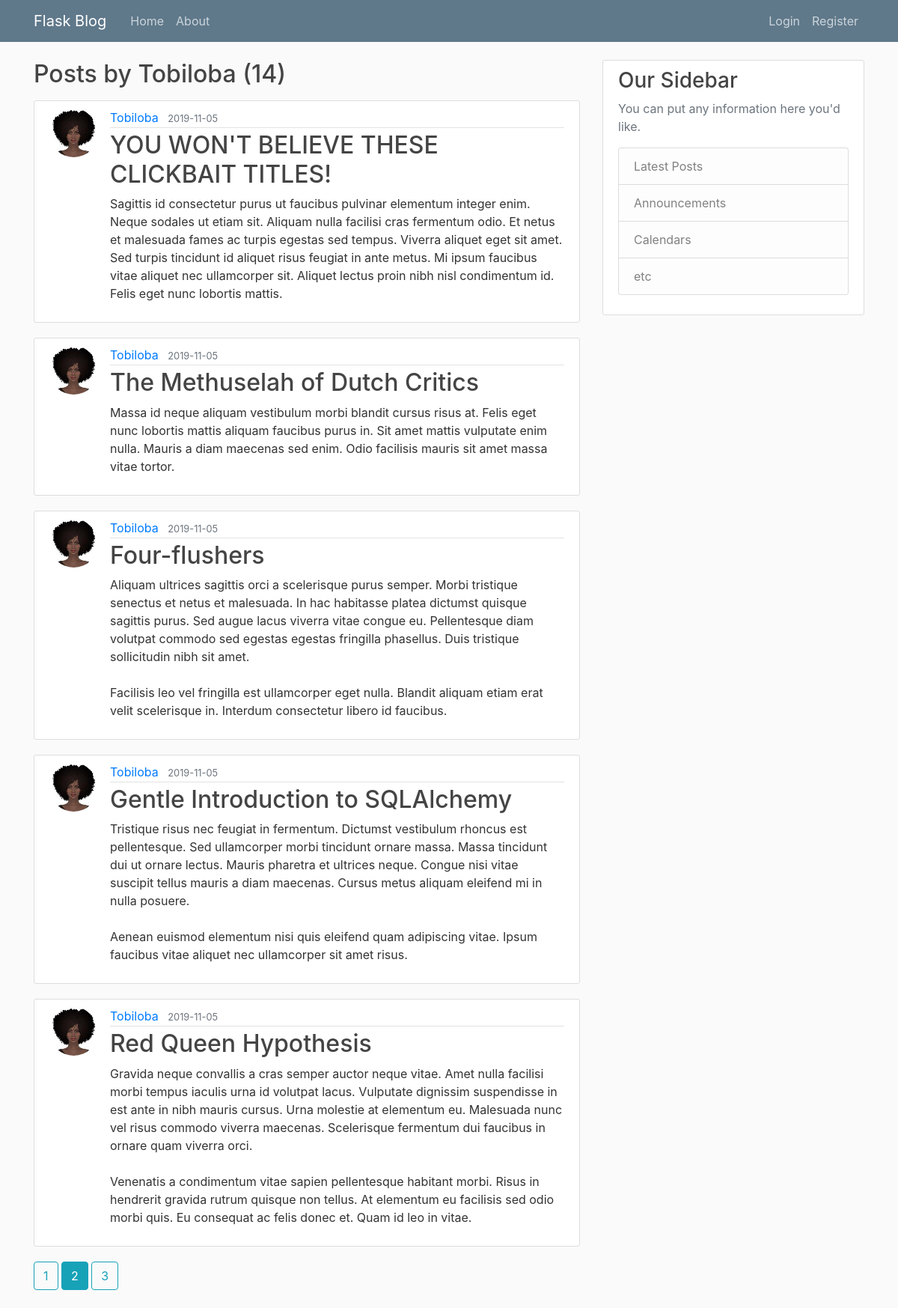
The page /user/Tobiloba?page=2 on the database its author committed.
### flaskblog/models.py (models this page shows, shortened)
class User(db.Model, UserMixin):
    id = db.Column(db.Integer, primary_key=True)
    username = db.Column(db.String(20), unique=True, nullable=False)
    email = db.Column(db.String(120), unique=True, nullable=False)
    image_file = db.Column(db.String(20), nullable=False, default='default.jpg')
    password = db.Column(db.String(60), nullable=False)
    posts = db.relationship('Post', backref='author', lazy=True)

class Post(db.Model):
    id = db.Column(db.Integer, primary_key=True)
    title = db.Column(db.String(100), nullable=False)
    date_posted = db.Column(db.DateTime, nullable=False, default=datetime.utcnow)
    content = db.Column(db.Text(), nullable=False)
    user_id = db.Column(db.Integer, db.ForeignKey('user.id'), nullable=False)

### flaskblog/routes.py (the view)
@app.route('/user/<string:username>')
def author_posts(username):
    page = request.args.get('page', 1, type=int)
    user = User.query.filter_by(username=username).first_or_404()
    posts = Post.query.filter_by(author=user)\
        .order_by(Post.date_posted.desc())\
        .paginate(page=page, per_page=5) #'\' is used to break code into new lines
    return render_template('author_posts.html', posts=posts, user=user)

### flaskblog/templates/author_posts.html
{% extends "layout.html" %}
{% block content %}
    <h2 class="mb-3">Posts by {{ user.username }} ({{ posts.total }})</h2>
    {% for post in posts.items %}
        <article class="media content-section">
          <img src="{{ url_for('static', filename='profile_pictures/' + post.author.image_file) }}" alt="user profile picture" class="rounded-circle article-img">
          <div class="media-body">
            <div class="article-metadata">
              <a class="mr-2" href="{{ url_for('author_posts', username=post.author.username) }}">{{ post.author.username }}</a>
              <small class="text-muted">{{ post.date_posted.strftime('%Y-%m-%d') }}</small>
            </div>
            <h2><a class="article-title" href="{{ url_for('post', post_id=post.id) }}">{{ post.title }}</a></h2>
            <p class="article-content">{{ post.content }}</p>
          </div>
        </article>
    {% endfor %}
    {% for page_num in posts.iter_pages(left_edge=1, right_edge=1, left_current=1, right_current=2) %}
        {% if page_num  %}
            {% if posts.page == page_num %}
                <a href="{{ url_for('author_posts', username=user.username, page=page_num) }}" class="btn btn-info mb-4">{{ page_num }}</a>
            {% else %}
                <a href="{{ url_for('author_posts', username=user.username, page=page_num) }}" class="btn btn-outline-info mb-4">{{ page_num }}</a>
            {% endif %}
        {% else %}
            ...
        {% endif  %}
    {% endfor %}
{% endblock content %}

### flaskblog/static/main.css (style rules this page uses)
body { background: #fafafa; color: #333333; margin-top: 5rem; }
h1, h2, h3, h4, h5, h6 { color: #444444; }
.content-section { background: #ffffff; padding: 10px 20px; border: 1px solid #dddddd; border-radius: 3px; margin-bottom: 20px; }
.article-title { color: #444444; }
.article-content { white-space: pre-line; }
.article-img { height: 65px; width: 65px; margin-right: 16px; }
.article-metadata { padding-bottom: 1px; margin-bottom: 4px; border-bottom: 1px solid #e3e3e3 }

### rows shown on the page
User: username "Tobiloba"
Post: image_file (picture), author.username "Tobiloba", date_posted "2019-11-05", title "YOU WON'T BELIEVE THESE CLICKBAIT TITLES!", content "Sagittis id consectetur purus ut faucibus pulvinar elementum integer enim. Neque sodales ut etiam sit. Aliquam nulla facilisi cras fermentum odio. Et netus et malesuada fames ac turpis egestas sed tempus. Viverra aliquet eget sit amet. Sed turpis tincidunt id aliquet risus feugiat in ante metus. Mi ipsum faucibus vitae aliquet nec ullamcorper sit. Aliquet lectus proin nibh nisl condimentum id. Felis eget nunc lobortis mattis."
Post: image_file (picture), author.username "Tobiloba", date_posted "2019-11-05", title "The Methuselah of Dutch Critics", content "Massa id neque aliquam vestibulum morbi blandit cursus risus at. Felis eget nunc lobortis mattis aliquam faucibus purus in. Sit amet mattis vulputate enim nulla. Mauris a diam maecenas sed enim. Odio facilisis mauris sit amet massa vitae tortor."
Post: image_file (picture), author.username "Tobiloba", date_posted "2019-11-05", title "Four-flushers", content "Aliquam ultrices sagittis orci a scelerisque purus semper. Morbi tristique senectus et netus et malesuada. In hac habitasse platea dictumst quisque sagittis purus. Sed augue lacus viverra vitae congue eu. Pellentesque diam volutpat commodo sed egestas egestas fringilla phasellus. Duis tristique sollicitudin nibh sit amet. Facilisis leo vel fringilla est ullamcorper eget nulla. Blandit aliquam etiam erat velit scelerisque in. Interdum consectetur libero id faucibus."
Post: image_file (picture), author.username "Tobiloba", date_posted "2019-11-05", title "Gentle Introduction to SQLAlchemy", content "Tristique risus nec feugiat in fermentum. Dictumst vestibulum rhoncus est pellentesque. Sed ullamcorper morbi tincidunt ornare massa. Massa tincidunt dui ut ornare lectus. Mauris pharetra et ultrices neque. Congue nisi vitae suscipit tellus mauris a diam maecenas. Cursus metus aliquam eleifend mi in nulla posuere. Aenean euismod elementum nisi quis eleifend quam adipiscing vitae. Ipsum faucibus vitae aliquet nec ullamcorper sit amet risus."
Post: image_file (picture), author.username "Tobiloba", date_posted "2019-11-05", title "Red Queen Hypothesis", content "Gravida neque convallis a cras semper auctor neque vitae. Amet nulla facilisi morbi tempus iaculis urna id volutpat lacus. Vulputate dignissim suspendisse in est ante in nibh mauris cursus. Urna molestie at elementum eu. Malesuada nunc vel risus commodo viverra maecenas. Scelerisque fermentum dui faucibus in ornare quam viverra orci. Venenatis a condimentum vitae sapien pellentesque habitant morbi. Risus in hendrerit gravida rutrum quisque non tellus. At elementum eu facilisis sed odio morbi quis. Eu consequat ac felis donec et. Quam id leo in vitae."

### other values the page prints
{{ posts.total }} "14"
{{ page_num }} "1" "3"
{{ page_num }} "2"
